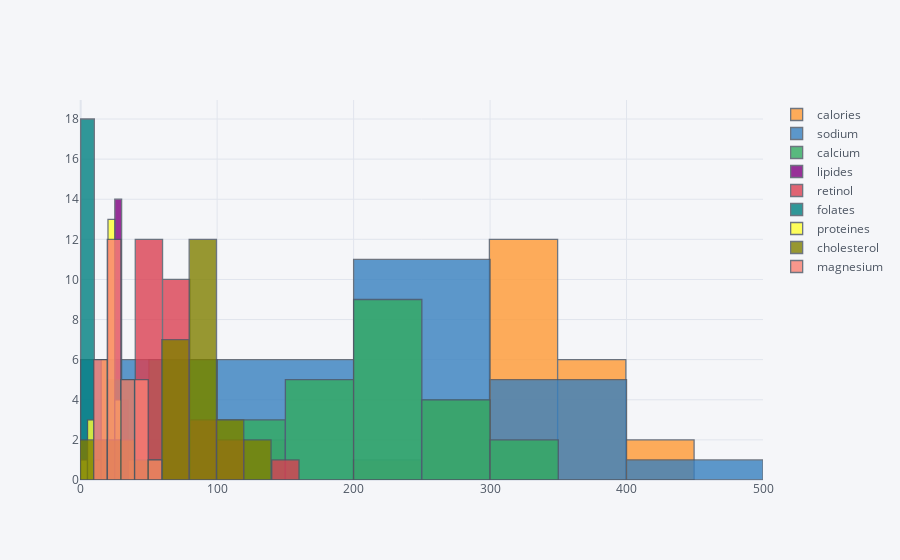

Notebook cell for this chart:
### Code cell
f.iplot(kind="histogram")

### Figure 1 — Plotly figure (JSON) as saved in the notebook; plotly's stock layout.template omitted (floating-point values rounded to 4 significant figures)
{"data": [{"histfunc": "count", "histnorm": "", "marker": {"color": "rgba(255, 153, 51, 1.0)", "line": {"color": "#4D5663", "width": 1.3}}, "name": "calories", "opacity": 0.8, "orientation": "v", "type": "histogram", "x": [314, 314, 401, 342, 264, 367, 344, 292, 406, 399, 308, 327, 378, 206, 292, 80, 115, 338, 347, 381, 142, 300, 355, 309, 370, 298, 321, 321, 70]}, {"histfunc": "count", "histnorm": "", "marker": {"color": "rgba(55, 128, 191, 1.0)", "line": {"color": "#4D5663", "width": 1.3}}, "name": "sodium", "opacity": 0.8, "orientation": "v", "type": "histogram", "x": [353.5, 238, 112, 336, 314, 256, 192, 276, 172, 92, 222, 148, 60, 160, 390, 41, 25, 311, 285, 240, 22, 223, 232, 272, 432, 205, 252, 140, 91]}, {"histfunc": "count", "histnorm": "", "marker": {"color": "rgba(50, 171, 96, 1.0)", "line": {"color": "#4D5663", "width": 1.3}}, "name": "calcium", "opacity": 0.8, "orientation": "v", "type": "histogram", "x": [72.6, 209.8, 259.4, 211.1, 215.9, 264, 87.2, 132.9, 182.3, 220.5, 79.2, 272.2, 308.2, 72.8, 168.5, 146.3, 94.8, 236.7, 219, 334.6, 78.2, 156.7, 178.9, 202.3, 162, 261, 125.5, 218, 215.7]}, {"histfunc": "count", "histnorm": "", "marker": {"color": "rgba(128, 0, 128, 1.0)", "line": {"color": "#4D5663", "width": 1.3}}, "name": "lipides", "opacity": 0.8, "orientation": "v", "type": "histogram", "x": [26.3, 25.1, 33.3, 28.9, 19.5, 28.8, 27.9, 25.4, 32.5, 32.4, 25.6, 24.7, 29.4, 18.5, 24, 3.5, 7.8, 29.1, 29.5, 27.5, 10.4, 23.4, 28, 24.6, 31.2, 23.3, 27.3, 29.3, 3.4]}, {"histfunc": "count", "histnorm": "", "marker": {"color": "rgba(219, 64, 82, 1.0)", "line": {"color": "#4D5663", "width": 1.3}}, "name": "retinol", "opacity": 0.8, "orientation": "v", "type": "histogram", "x": [51.6, 63.7, 54.9, 37.1, 103, 48.8, 90.1, 116.4, 76.4, 55.9, 63.6, 65.7, 56.3, 150.5, 77.4, 50, 64.3, 46.7, 57.6, 90, 63.4, 53, 51.5, 73.1, 83.5, 60.4, 62.3, 49.2, 42.9]}, {"histfunc": "count", "histnorm": "", "marker": {"color": "rgba(0, 128, 128, 1.0)", "line": {"color": "#4D5663", "width": 1.3}}, "name": "folates", "opacity": 0.8, "orientation": "v", "type": "histogram", "x": [30.3, 6.4, 1.2, 27.5, 36.4, 5.7, 36.3, 32.5, 4.9, 1.3, 21.1, 5.5, 2.4, 31, 5.5, 20, 22.6, 3.6, 5.8, 5.2, 20.4, 4, 6.8, 8.1, 13.3, 6.7, 6.2, 3.7, 2.9]}, {"histfunc": "count", "histnorm": "", "marker": {"color": "rgba(255, 255, 51, 1.0)", "line": {"color": "#4D5663", "width": 1.3}}, "name": "proteines", "opacity": 0.8, "orientation": "v", "type": "histogram", "x": [21, 22.6, 26.6, 20.2, 23.4, 23, 19.5, 17.8, 26, 29.2, 20.5, 24.7, 29.4, 11.1, 16.8, 8.3, 7, 20.4, 23.6, 35.7, 9.4, 21.1, 22.4, 19.7, 18.7, 23.3, 21.8, 17.6, 4.1]}, {"histfunc": "count", "histnorm": "", "marker": {"color": "rgba(128, 128, 0, 1.0)", "line": {"color": "#4D5663", "width": 1.3}}, "name": "cholesterol", "opacity": 0.8, "orientation": "v", "type": "histogram", "x": [70, 70, 120, 90, 60, 90, 80, 70, 110, 120, 80, 80, 110, 50, 70, 10, 30, 90, 80, 80, 20, 70, 90, 80, 100, 70, 80, 80, 13]}, {"histfunc": "count", "histnorm": "", "marker": {"color": "rgba(251, 128, 114, 1.0)", "line": {"color": "#4D5663", "width": 1.3}}, "name": "magnesium", "opacity": 0.8, "orientation": "v", "type": "histogram", "x": [20, 27, 41, 27, 20, 30, 36, 25, 28, 51, 13, 44, 45, 16, 20, 11, 10, 40, 30, 46, 10, 22, 25, 30, 25, 26, 20, 30, 14]}], "layout": {"barmode": "overlay", "legend": {"bgcolor": "#F5F6F9", "font": {"color": "#4D5663"}}, "paper_bgcolor": "#F5F6F9", "plot_bgcolor": "#F5F6F9", "title": {"font": {"color": "#4D5663"}}, "xaxis": {"gridcolor": "#E1E5ED", "showgrid": true, "tickfont": {"color": "#4D5663"}, "title": {"font": {"color": "#4D5663"}, "text": ""}, "zerolinecolor": "#E1E5ED"}, "yaxis": {"gridcolor": "#E1E5ED", "showgrid": true, "tickfont": {"color": "#4D5663"}, "title": {"font": {"color": "#4D5663"}, "text": ""}, "zerolinecolor": "#E1E5ED"}}}
